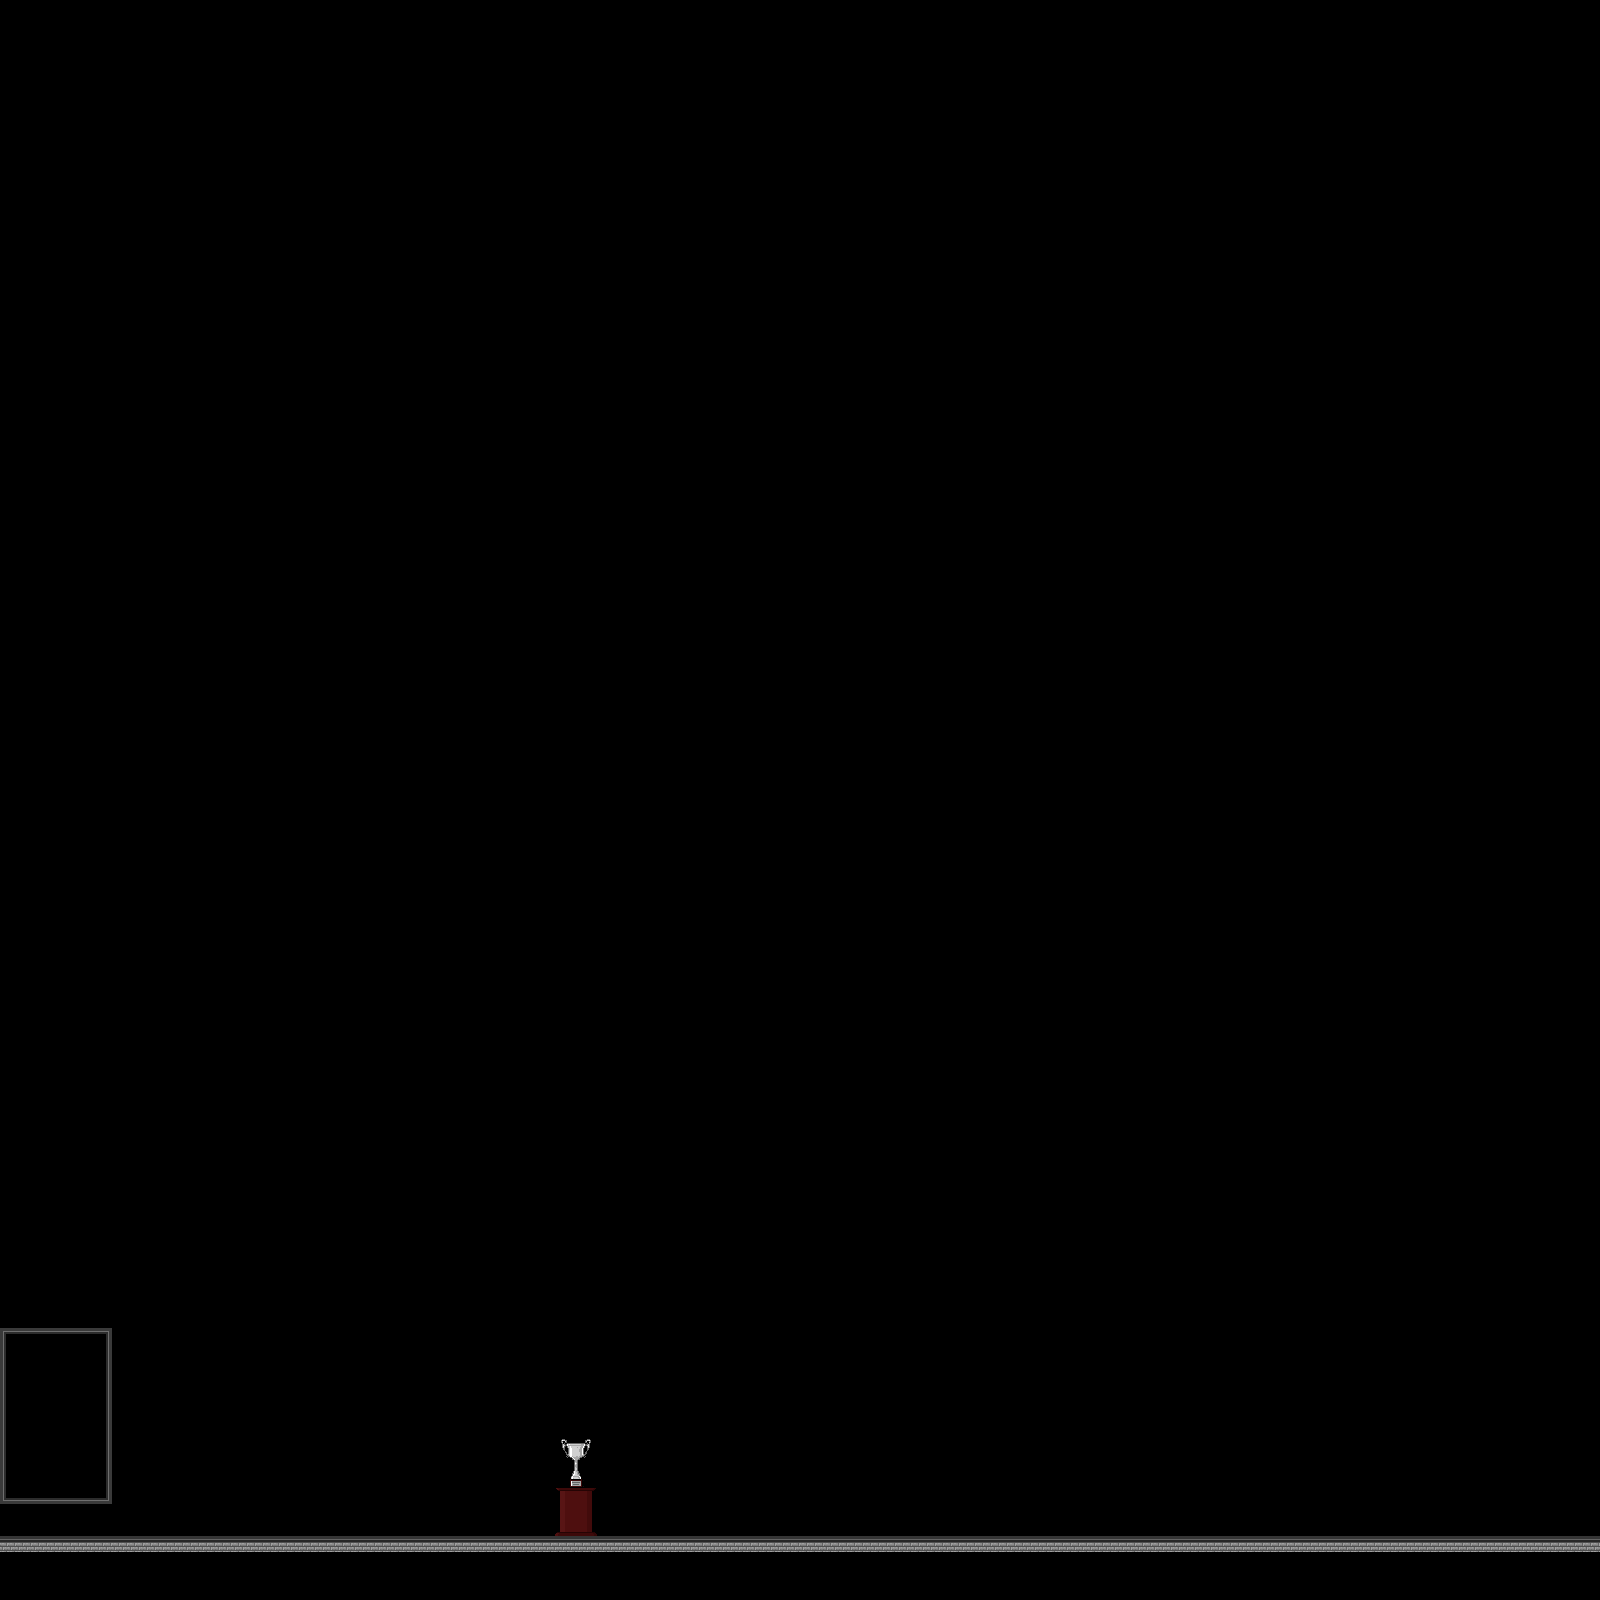

Tiled map render using the project's own tile images. Description and the map definition, with tile-layer contents summarised, below:
An orthogonal 100x100 tile map with 16x16 px tiles, 5 tile layers (bg, m1, m2, m3, ...) and 6 objects (spawn, pig, bug, cup).

<map version="1.0" orientation="orthogonal" renderorder="right-down" width="100" height="100" tilewidth="16" tileheight="16" nextobjectid="9">
 <tileset firstgid="1" name="Style" tilewidth="16" tileheight="16" tilecount="2048">
  <image source="Style.png" width="1024" height="512" />
 </tileset>
 <layer name="bg" width="100" height="100">
  <data>[10000 cells, 0 non-empty, 0 distinct tile ids]</data>
 </layer>
 <layer name="m1" width="100" height="100">
  <data>[10000 cells, 20 non-empty, 20 distinct tile ids]</data>
 </layer>
 <layer name="m2" width="100" height="100">
  <data>[10000 cells, 77 non-empty, 9 distinct tile ids]</data>
 </layer>
 <layer name="m3" width="100" height="100" opacity="0.91">
  <data>[10000 cells, 400 non-empty, 2 distinct tile ids]</data>
 </layer>
 <layer name="fg" width="100" height="100">
  <data>[10000 cells, 0 non-empty, 0 distinct tile ids]</data>
 </layer>
 <objectgroup name="spawn">
  <object id="1" name="spawn" x="121" y="1471">
   <ellipse />
  </object>
 </objectgroup>
 <objectgroup name="ground">
  <object id="2" x="0" y="1536">
   <polygon points="0,0 1600,0 1600,4 0,4" />
  </object>
  <object id="8" x="832" y="1536">
   <polygon points="0,0 0,-544 16,-544 16,0" />
  </object>
 </objectgroup>
 <objectgroup name="special">
  <object id="3" name="pig" x="764" y="1092">
   <ellipse />
  </object>
  <object id="4" name="bug" x="356" y="1088">
   <ellipse />
  </object>
  <object id="6" name="cup" x="576" y="1456">
   <ellipse />
  </object>
 </objectgroup>
</map>
